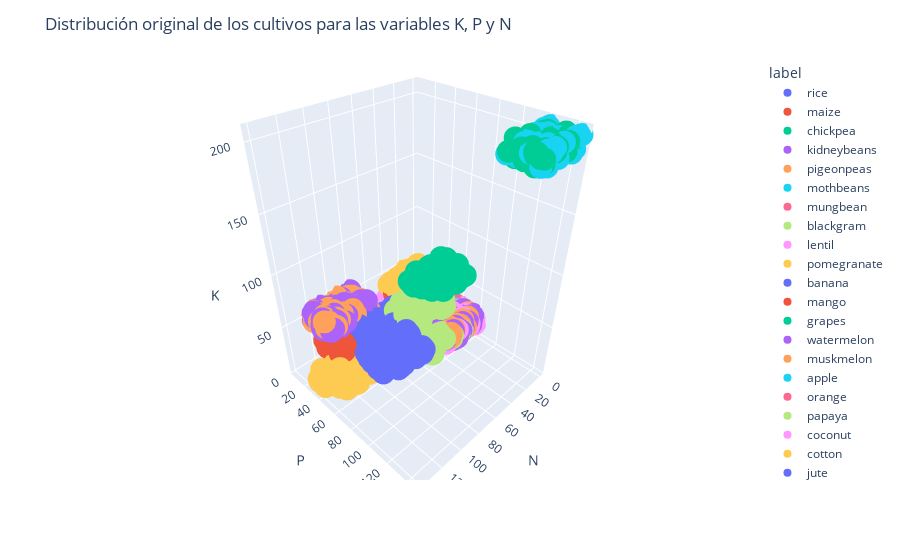

The code cell stored with this chart in its notebook:
### Code cell
fig = px.scatter_3d(crop_kmeans_df, x='N', y='P', z='K',
              color=crop_kmeans_df['label'], labels={'color': 'label'})
fig.update_layout(title = "Distribución original de los cultivos para K, P y N")
fig.show(block=True)
